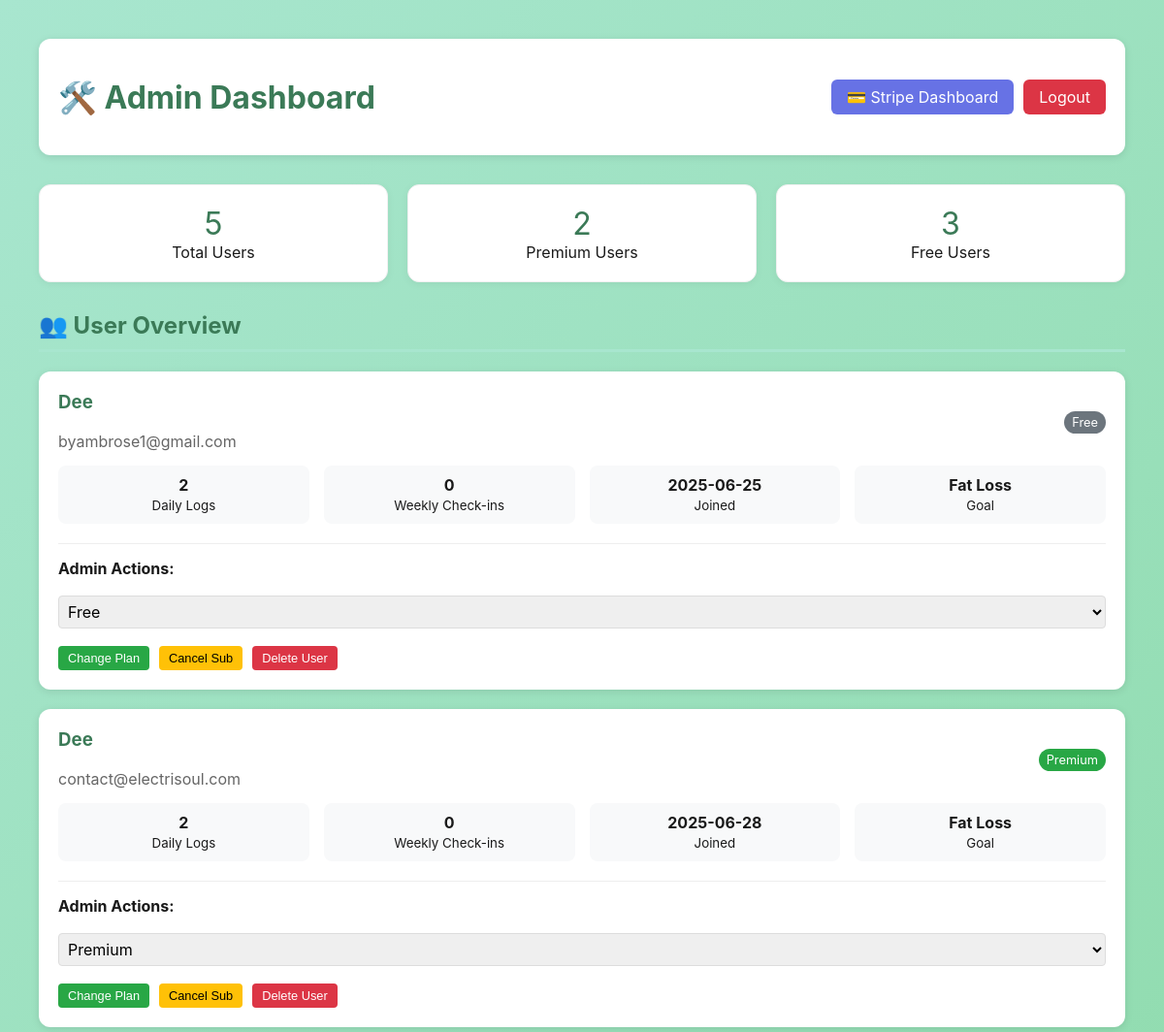
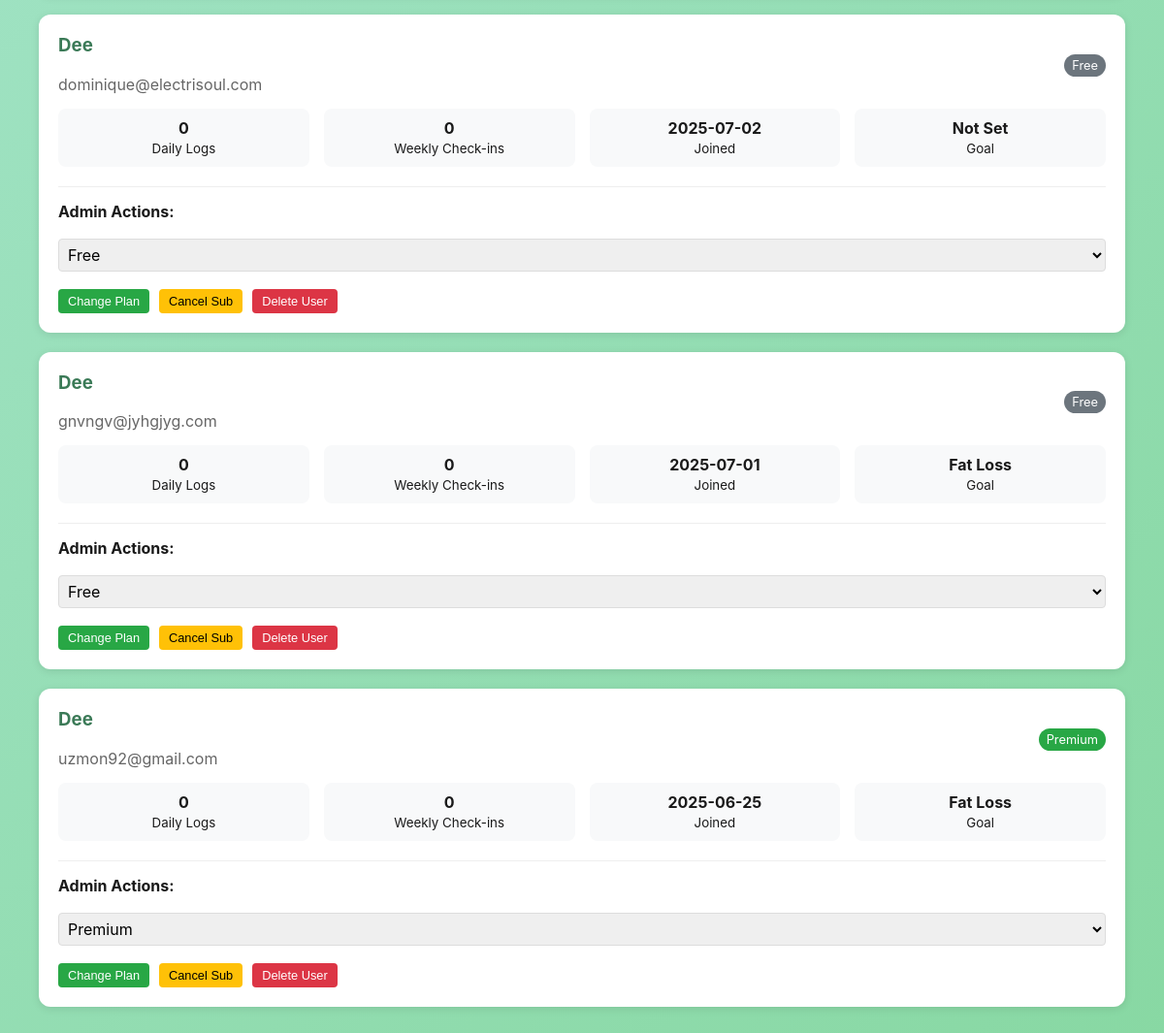
Before: /admin/dashboard (signed in) with the older database file (2 pictures, top to bottom).
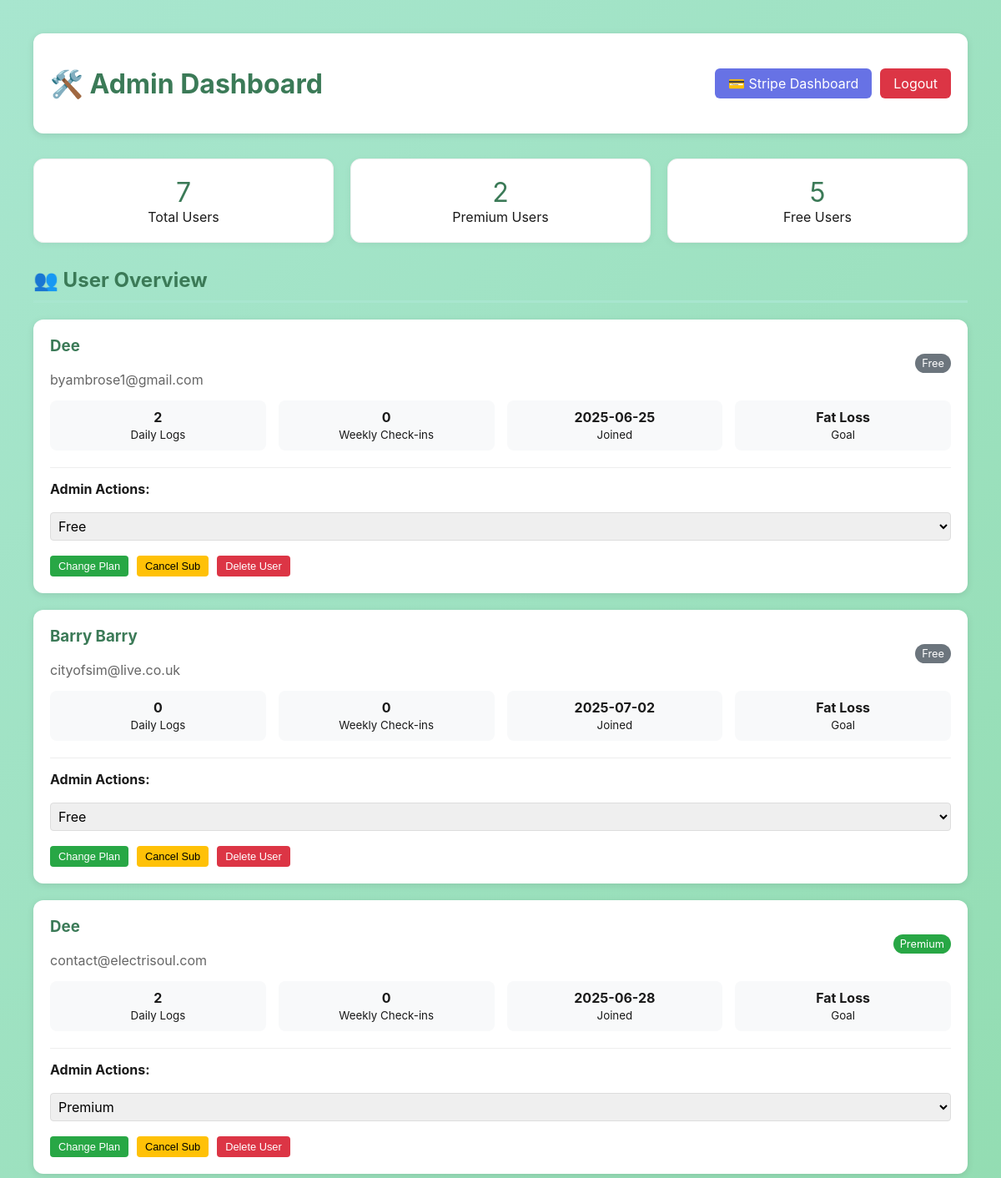
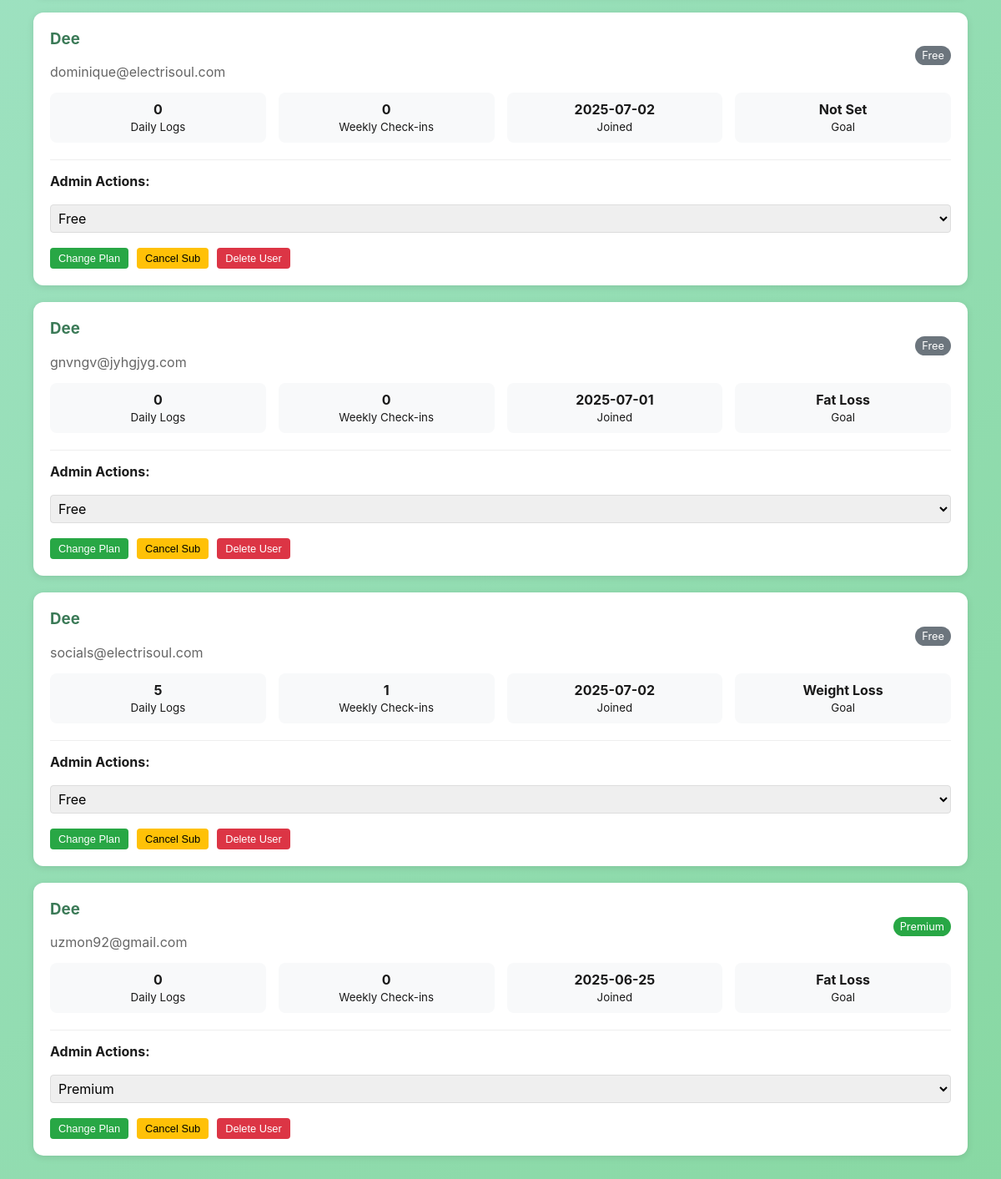
After: the same page with the newer database file (2 pictures, top to bottom).
### tables this page shows
CREATE TABLE users (
            email TEXT PRIMARY KEY,
            name TEXT NOT NULL,
            password TEXT NOT NULL,
            created_at TEXT NOT NULL,
            subscription_tier TEXT DEFAULT 'free',
            subscription_status TEXT DEFAULT 'active',
            stripe_customer_id TEXT,
            profile_data TEXT
        );

### main.py (the view)
@app.route('/admin/dashboard')
def admin_dashboard():
    if not session.get('admin_authenticated'):
        return redirect(url_for('admin_login'))
    from database import get_all_users
    users = get_all_users()
    return render_template('admin_dashboard.html', users=users)

### database.py (called while the page is built)
def get_all_users():
    conn = sqlite3.connect('fitness_app.db')
    cursor = conn.cursor()
    cursor.execute('SELECT email FROM users')
    user_emails = [row[0] for row in cursor.fetchall()]
    conn.close()
    users = []
    for email in user_emails:
        user = get_user(email)
        if user:
            users.append(user)
    return users

### templates/admin_dashboard.html (shortened to what this page needs)
<!DOCTYPE html>
<html lang="en">
<head>
    <link rel="stylesheet" href="{{ url_for('static', filename='style.css') }}">
</head>
<body>
    <div class="admin-container">
        <div class="admin-header">
            <h1>🛠️ Admin Dashboard</h1>
            <div style="display: flex; gap: 10px;">
                <a href="/admin/stripe-dashboard" class="admin-btn" style="background: #6772e5; color: white; padding: 8px 16px; text-decoration: none; border-radius: 6px;">💳 Stripe Dashboard</a>
                <a href="/admin/logout" class="logout-btn">Logout</a>
            </div>
        </div>
        <div class="dashboard-stats" style="display: grid; grid-template-columns: repeat(auto-fit, minmax(200px, 1fr)); gap: 20px; margin-bottom: 30px;">
            <div class="stat-card" style="background: white; padding: 20px; border-radius: 12px; text-align: center;">
                <div style="font-size: 2rem; color: #3B7A57;">{{ users|length }}</div>
                <div>Total Users</div>
            </div>
            <div class="stat-card" style="background: white; padding: 20px; border-radius: 12px; text-align: center;">
                <div style="font-size: 2rem; color: #3B7A57;">{{ users|selectattr('subscription_tier', 'equalto', 'premium')|list|length }}</div>
                <div>Premium Users</div>
            </div>
            <div class="stat-card" style="background: white; padding: 20px; border-radius: 12px; text-align: center;">
                <div style="font-size: 2rem; color: #3B7A57;">{{ users|selectattr('subscription_tier', 'equalto', 'free')|list|length }}</div>
                <div>Free Users</div>
            </div>
        </div>
        <h2>👥 User Overview</h2>
        <div class="users-grid">
            {% for user in users %}
            <div class="user-card">
                <div class="user-header">
                    <div>
                        <h3>{{ user.name|title }}</h3>
                        <p style="color: #666; margin: 0;">{{ user.email }}</p>
                    </div>
                    <div style="text-align: right;">
                        <span style="background: {% if user.subscription_tier == 'premium' %}#28a745{% else %}#6c757d{% endif %}; color: white; padding: 4px 8px; border-radius: 12px; font-size: 0.8rem;">
                            {{ user.subscription_tier|title }}
                        </span>
                    </div>
                </div>
                <div class="user-stats">
                    <div class="stat-item">
                        <div style="font-weight: bold;">{{ user.daily_logs|length if user.daily_logs else 0 }}</div>
                        <small>Daily Logs</small>
                    </div>
                    <div class="stat-item">
                        <div style="font-weight: bold;">{{ user.weekly_checkins|length if user.weekly_checkins else 0 }}</div>
                        <small>Weekly Check-ins</small>
                    </div>
                    <div class="stat-item">
                        <div style="font-weight: bold;">{{ user.created_at[:10] if user.created_at else 'N/A' }}</div>
                        <small>Joined</small>
                    </div>
                    <div class="stat-item">
                        <div style="font-weight: bold;">
                            {% if user.profile_data.goal %}{{ user.profile_data.goal|replace('_', ' ')|title }}{% else %}Not Set{% endif %}
                        </div>
                        <small>Goal</small>
                    </div>
                </div>
                <div style="margin-top: 20px; padding-top: 15px; border-top: 1px solid #eee;">
                    <strong>Admin Actions:</strong>
                    <div style="display: flex; gap: 10px; margin-top: 10px; flex-wrap: wrap;">
                        <select id="subscription-{{ loop.index }}" style="padding: 5px; border: 1px solid #ddd; border-radius: 4px;">
                            <option value="free" {% if user.subscription_tier == 'free' %}selected{% endif %}>Free</option>
                            <option value="premium" {% if user.subscription_tier == 'premium' %}selected{% endif %}>Premium</option>
                        </select>
                        <button onclick="changeSubscription('{{ user.email }}', document.getElementById('subscription-{{ loop.index }}').value)"
                                style="background: #28a745; color: white; border: none; padding: 5px 10px; border-radius: 4px; cursor: pointer; font-size: 0.8rem;">
                            Change Plan
                        </button>
                        <button onclick="cancelUser('{{ user.email }}')"
                                style="background: #ffc107; color: black; border: none; padding: 5px 10px; border-radius: 4px; cursor: pointer; font-size: 0.8rem;">
                            Cancel Sub
                        </button>
                        <button onclick="if(confirm('Are you sure you want to delete this user? This cannot be undone.')) deleteUser('{{ user.email }}')"
                                style="background: #dc3545; color: white; border: none; padding: 5px 10px; border-radius: 4px; cursor: pointer; font-size: 0.8rem;">
                            Delete User
                        </button>
                    </div>
                </div>
            </div>
            {% endfor %}
        </div>
    </div>
</body>
</html>

### static/style.css (style rules this page uses)
* { box-sizing: border-box; }
body { font-family: 'Inter', -apple-system, BlinkMacSystemFont, 'Segoe UI', sans-serif; margin: 0; padding: 20px; background: linear-gradient(135deg, #A8E6CF 0%, #88D8A3 100%); min-height: 100vh; color: #1a1a1a; }
h1 { color: #3B7A57; text-align: center; margin-bottom: 20px; font-size: 2rem; }
h2 { color: #3B7A57; margin-top: 30px; border-bottom: 3px solid #A8E6CF; padding-bottom: 10px; font-size: 1.5rem; }
h3 { color: #3B7A57; margin-top: 0; }
p { text-align: center; color: #666; margin-bottom: 30px; }
input, textarea, select { width: 100%; padding: 16px; border: 2px solid #e5e5e5; border-radius: 12px; font-size: 16px; font-family: 'Inter', sans-serif; margin: 8px 0; }
.stat-card { background: white; padding: 20px; border-radius: 12px; text-align: center; box-shadow: 0 2px 8px rgba(0,0,0,0.05); border: 1px solid #f0f0f0; transition: transform 0.2s ease; }

### templates/admin_dashboard.html (style rules this page uses)
.admin-container { max-width: 1200px; margin: 0 auto; padding: 20px; }
.admin-header { display: flex; justify-content: space-between; align-items: center; margin-bottom: 30px; padding: 20px; background: white; border-radius: 12px; box-shadow: 0 2px 8px rgba(0,0,0,0.1); }
.users-grid { display: grid; gap: 20px; }
.user-card { background: white; padding: 20px; border-radius: 12px; box-shadow: 0 2px 8px rgba(0,0,0,0.1); }
.user-header { display: flex; justify-content: space-between; align-items: center; margin-bottom: 15px; }
.user-stats { display: grid; grid-template-columns: repeat(auto-fit, minmax(120px, 1fr)); gap: 15px; margin-top: 15px; }
.stat-item { text-align: center; padding: 10px; background: #f8f9fa; border-radius: 8px; }
.logout-btn { background: #dc3545; color: white; padding: 8px 16px; text-decoration: none; border-radius: 6px; }

Changed rows visible on the page:
added users: name "Barry Barry", email "cityofsim@live.co.uk", subscription_tier "Free", daily_logs|length "0", weekly_checkins|length "0", created_at "2025-07-02", profile_data.goal "Fat Loss"
added users: name "Dee", email "socials@electrisoul.com", subscription_tier "Free", daily_logs|length "5", weekly_checkins|length "1", created_at "2025-07-02", profile_data.goal "Weight Loss"
Other visible differences:
{{ users|length }}: "5" → "7"
{{ users|selectattr('subscription_tier', 'equalto', 'free')|list|length }}: "3" → "5"
